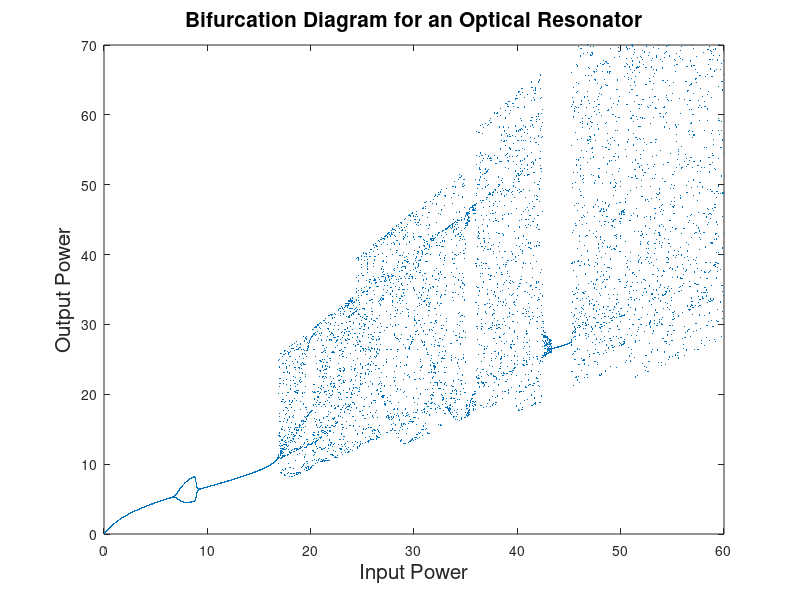

Reproduce this figure in MATLAB.
% Animated bifurcation diagram for a simple fiber ring resonator.
clear
halfN=7999;N=2*halfN+1;N1=1+halfN;
E1=zeros(1,N);E2=zeros(1,N);
Esqr=zeros(1,N);Esqr1=zeros(1,N);ptsup=zeros(1,N);
for j = 1:60 
    F(j) = getframe;
format long;
C=0.345913;
% kappa increases from 0.001 to 0.06.
E1(1)=0;kappa=0.001*j;Pmax=60;phi=0;

% Ramp the power up
for n=1:halfN
    E2(n+1)=E1(n)*exp(1i*(C*abs(E1(n))^2-phi));
    E1(n+1)=1i*sqrt(1-kappa)*sqrt(n*Pmax/N1)+sqrt(kappa)*E2(n+1);
    Esqr(n+1)=abs(E1(n+1))^2;
end

% Ramp the power down
for n=N1:N
    E2(n+1)=E1(n)*exp(1i*(C*abs(E1(n))^2-phi));
    E1(n+1)=1i*sqrt(1-kappa)*sqrt(2*Pmax-n*Pmax/N1)+sqrt(kappa)*E2(n+1);
    Esqr(n+1)=abs(E1(n+1))^2;
end

for n=1:halfN
    Esqr1(n)=Esqr(N+1-n);
    ptsup(n)=n*Pmax/N1;
end

% Plot the bifurcation diagrams
fsize=15;

hold  
plot(ptsup(1:halfN),Esqr(1:halfN),'.','MarkerSize',1);
plot(ptsup(1:halfN),Esqr1(1:halfN),'.','MarkerSize',1);
xlabel('Input Power','FontSize',fsize);
ylabel('Output Power','FontSize',fsize);
axis([0 60 0 70])
title('Bifurcation Diagram for an Optical Resonator','FontSize',fsize);
 
 F(j) = getframe;

end

movie(F,5);


